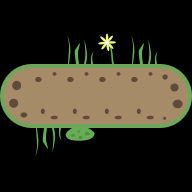

This is a level from a 2D game, rendered from its Tiled map with the project's own tilesets. A one-line summary and the map file follow, with tile-layer data summarised:
An orthogonal 6x6 tile map with 32x32 px tiles, 2 tile layers (ground, deco).

<map version="1.0" orientation="orthogonal" renderorder="left-down" width="6" height="6" tilewidth="32" tileheight="32" nextobjectid="12">
 <tileset firstgid="1" source="tileset.tsx" />
 <layer name="ground" width="6" height="6">
  <data>[36 cells, 12 non-empty, 6 distinct tile ids]</data>
 </layer>
 <layer name="deco" width="6" height="6">
  <data>[36 cells, 5 non-empty, 4 distinct tile ids]</data>
 </layer>
</map>
